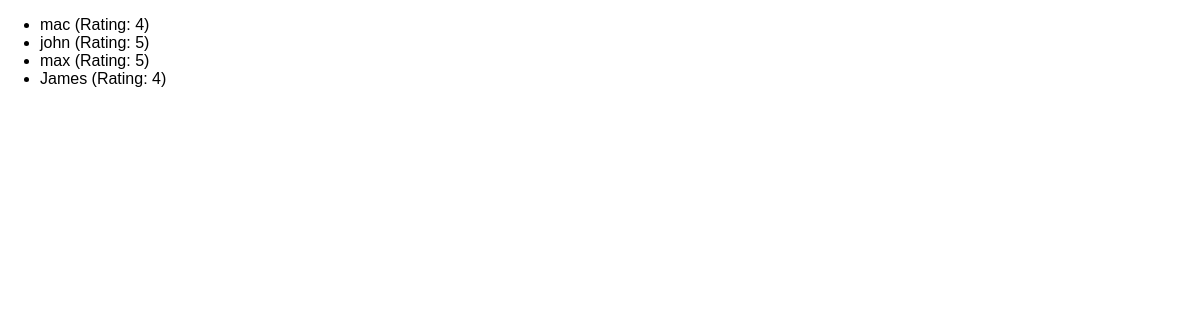
Page /reviews on the earlier database version.
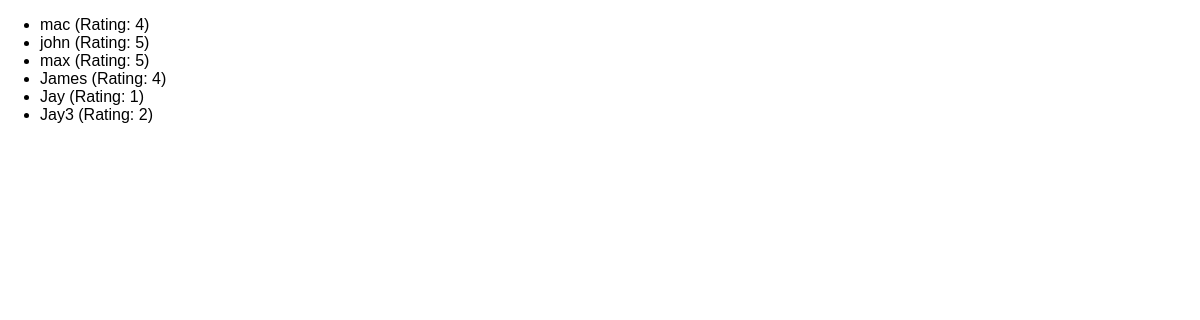
Same page on the later database version.
### reviews/models.py (models this page shows)
class Review(models.Model):
    user_name = models.CharField(max_length=100)
    review_text = models.TextField()
    rating = models.IntegerField()

### reviews/views.py (the view)
# urls.py: path("reviews", views.ReviewListView.as_view()),
class ReviewListView(ListView):
    template_name = "reviews/review_list.htm"
    model = Review
    context_object_name = "reviews" #we setting this instead of object_list that django provides

### reviews/templates/reviews/review_list.htm (shortened to what this page needs)
{% extends 'reviews/base.htm' %}
{% block content %}
<ul>
    {% for review in reviews %}
    <li>{{ review.user_name }} (Rating: {{ review.rating }})</li>
    {% endfor %}
</ul>
{% endblock %}

### reviews/templates/reviews/base.htm (shortened to what this page needs)
{% load static %}
<!DOCTYPE html>
<html lang="en">
<head>
    <link rel="stylesheet" href="{% static 'reviews/styles.css' %}">
</head>
<body>
   {% block content %}
   {% endblock %}
</html>

### reviews/static/reviews/styles.css (style rules this page uses)
body { font-family: sans-serif; margin: 0; }

Differences in the rows shown:
added Review: user_name "Jay", rating "1"
added Review: user_name "Jay3", rating "2"
